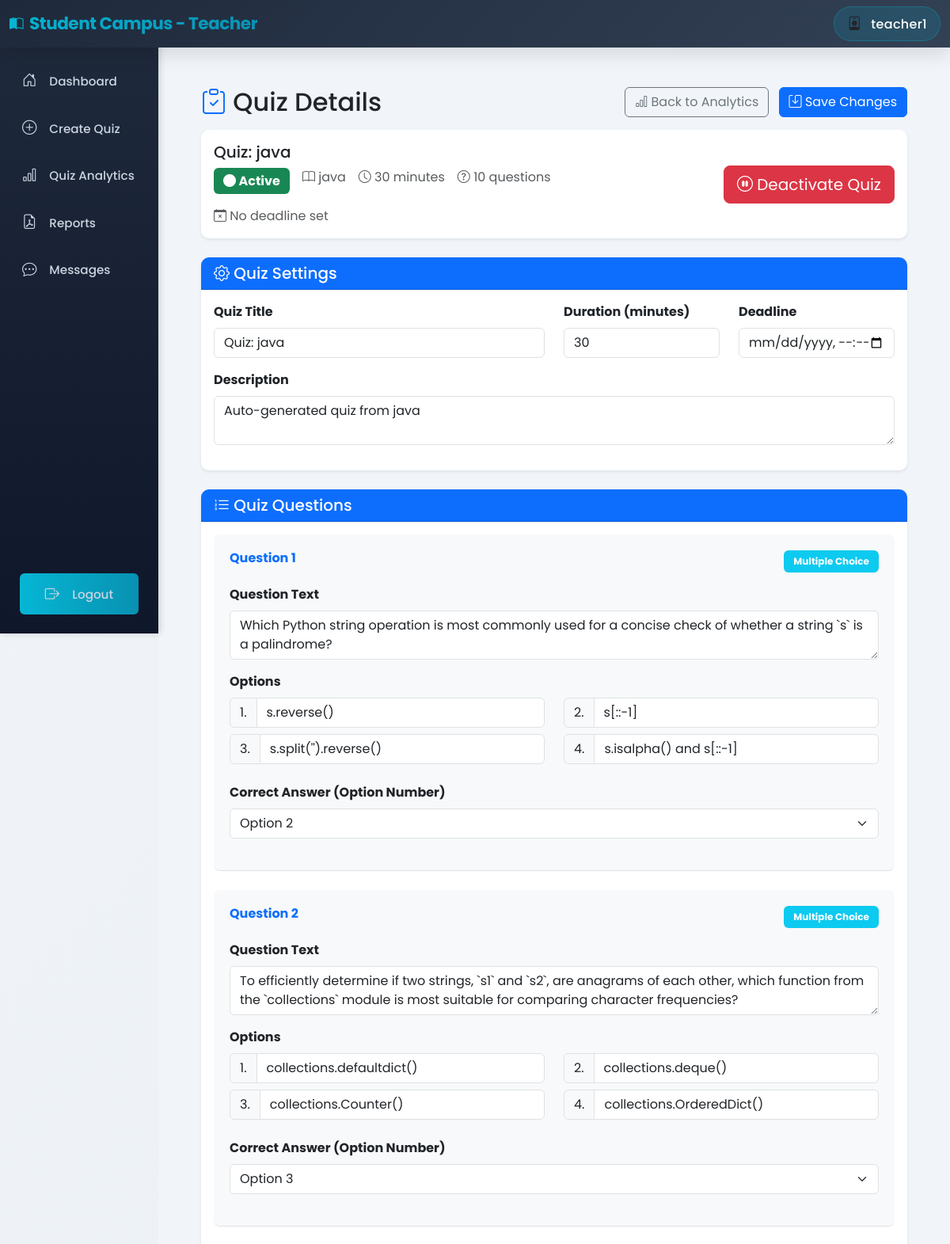
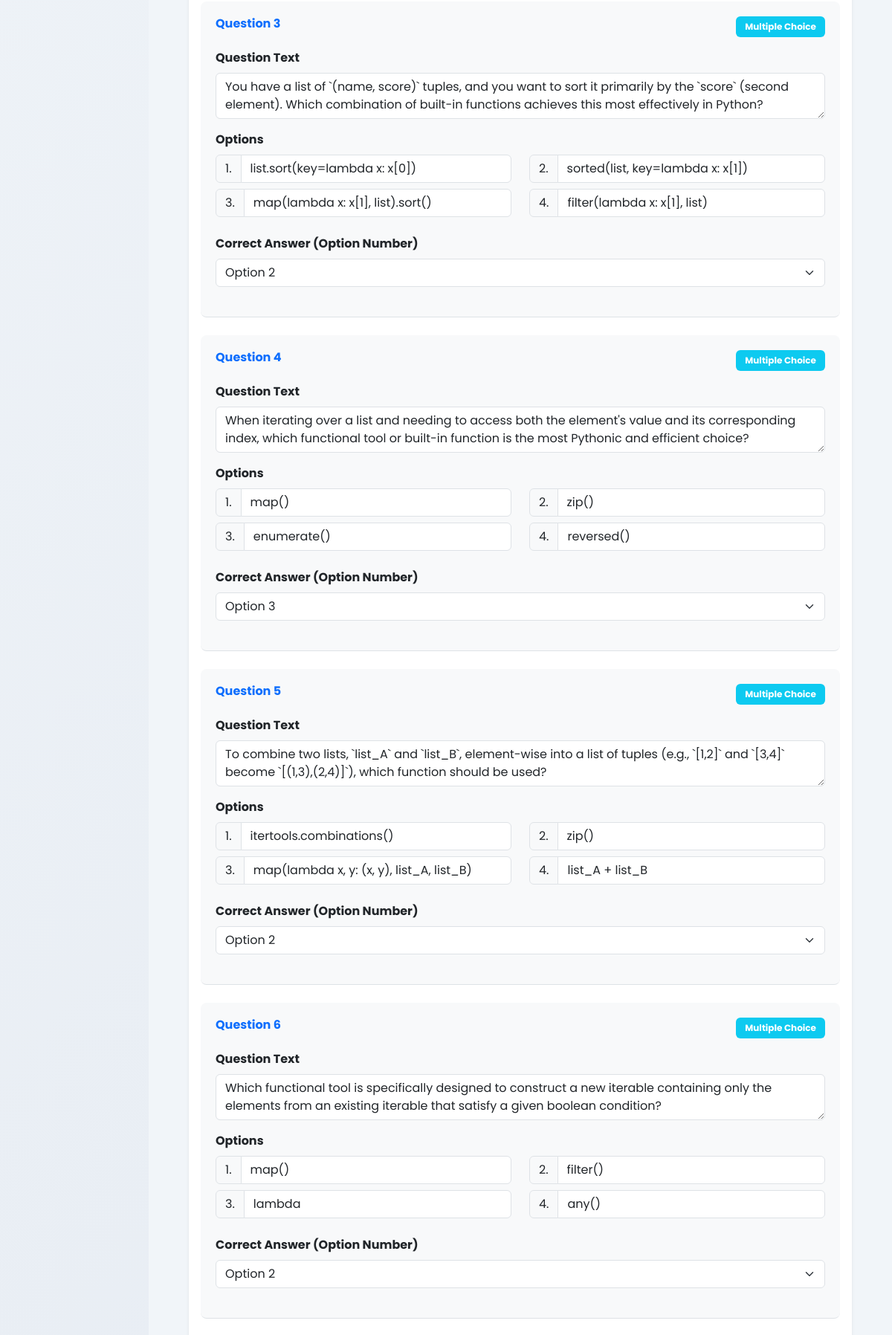
The page /teacher/quiz/2/ (signed in, upper part) on the database its author committed (2 pictures, top to bottom).
### authentication/models.py (models this page shows, shortened)
class User(AbstractUser):
    ROLE_CHOICES = (
        ('student', 'Student'),
        ('teacher', 'Teacher'),
    )
    role = models.CharField(max_length=10, choices=ROLE_CHOICES, default='student')
    def is_teacher(self):
        return self.role == 'teacher'

### teachers/models.py (models this page shows, shortened)
class Quiz(models.Model):
    title = models.CharField(max_length=200)
    subject = models.ForeignKey(Subject, on_delete=models.CASCADE, related_name='quizzes')
    pdf_note = models.ForeignKey(PDFNote, on_delete=models.CASCADE, related_name='quizzes', null=True)
    description = models.TextField(blank=True)
    duration = models.IntegerField(help_text="Duration in minutes", default=30)
    num_questions = models.IntegerField(default=10)
    topics = models.TextField(blank=True, help_text="Comma-separated topics (optional)")
    difficulty = models.CharField(max_length=20, choices=[('easy', 'Easy'), ('medium', 'Medium'), ('hard', 'Hard')], default='medium')
    created_by = models.ForeignKey(User, on_delete=models.CASCADE, related_name='created_quizzes')
    created_at = models.DateTimeField(auto_now_add=True)
    deadline = models.DateTimeField(null=True, blank=True, help_text="Quiz deadline")
    is_active = models.BooleanField(default=True)
    class Meta:
        ordering = ['-created_at']
        verbose_name_plural = "Quizzes"

class Subject(models.Model):
    name = models.CharField(max_length=200)
    description = models.TextField(blank=True)
    teacher = models.ForeignKey(User, on_delete=models.CASCADE, related_name='subjects')
    created_at = models.DateTimeField(auto_now_add=True)
    class Meta:
        ordering = ['name']

class Question(models.Model):
    QUESTION_TYPES = [
        ('multiple_choice', 'Multiple Choice'),
        ('true_false', 'True/False'),
        ('short_answer', 'Short Answer'),
    ]
    quiz = models.ForeignKey(Quiz, on_delete=models.CASCADE, related_name='questions')
    text = models.TextField()
    question_type = models.CharField(max_length=20, choices=QUESTION_TYPES)
    options = models.JSONField(default=list, blank=True)  # For multiple choice/true-false
    correct_answer = models.TextField()  # Index for MC/TF, text for short answer
    points = models.IntegerField(default=1)
    order = models.IntegerField(default=0)
    class Meta:
        ordering = ['order']

### teachers/views.py (the view, shortened to what this page needs)
# urls.py: path('quiz/<int:quiz_id>/', views.quiz_detail, name='quiz_detail'),
@login_required
def quiz_detail(request, quiz_id):
    if not request.user.is_teacher():
        return HttpResponseForbidden("You don't have permission to access this page.")
    quiz = get_object_or_404(Quiz, id=quiz_id, created_by=request.user)
    questions = quiz.questions.all().order_by('order')
    from .models import QuizAttempt, ProctoringSnapshot
    attempts = QuizAttempt.objects.filter(
        quiz=quiz,
        completed_at__isnull=False
    ).select_related('student').prefetch_related('snapshots').order_by('-completed_at')
    total_violations = 0
    for attempt in attempts:
        attempt.violation_count = attempt.snapshots.count()
        total_violations += attempt.violation_count
        if quiz.questions.count() > 0:
            attempt.percentage = round((attempt.score / quiz.questions.count()) * 100, 2)
        else:
            attempt.percentage = 0
    return render(request, 'teachers/quiz_detail.html', {
        'quiz': quiz,
        'questions': questions,
        'attempts': attempts,
        'total_violations': total_violations
    })

### templates/teachers/quiz_detail.html (shortened to what this page needs)
{% extends 'teachers/base_teacher.html' %}
{% block teacher_content %}
<div class="container-fluid p-4">
    <div class="row mb-4">
        <div class="col-12">
            <div class="d-flex justify-content-between align-items-center mb-3">
                <h2 class="mb-0">
                    <i class="bi bi-clipboard-check text-primary"></i> Quiz Details
                </h2>
                <div>
                    <button type="button" class="btn btn-outline-secondary me-2" onclick="window.location.href='{% url 'quiz_analytics' %}'">
                        <i class="bi bi-bar-chart"></i> Back to Analytics
                    </button>
                    <button type="button" class="btn btn-primary" onclick="document.getElementById('saveBtn').click()">
                        <i class="bi bi-save"></i> Save Changes
                    </button>
                </div>
            </div>
            <div class="card mb-4 shadow-sm">
                <div class="card-body">
                    <div class="row align-items-center">
                        <div class="col-md-8">
                            <h5 class="mb-2">{{ quiz.title }}</h5>
                            <div class="d-flex gap-3 flex-wrap">
                                <span class="badge {% if quiz.is_active %}bg-success{% else %}bg-danger{% endif %} fs-6">
                                    <i class="bi bi-circle-fill"></i> {% if quiz.is_active %}Active{% else %}Inactive{% endif %}
                                </span>
                                <span class="text-muted">
                                    <i class="bi bi-book"></i> {{ quiz.subject.name }}
                                </span>
                                <span class="text-muted">
                                    <i class="bi bi-clock"></i> {{ quiz.duration }} minutes
                                </span>
                                <span class="text-muted">
                                    <i class="bi bi-question-circle"></i> {{ questions.count }} questions
                                </span>
                                {% if quiz.deadline %}
                                <span class="text-muted">
                                    <i class="bi bi-calendar-event"></i> Deadline: {{ quiz.deadline|date:"M d, Y g:i A" }}
                                </span>
                                {% else %}
                                <span class="text-muted">
                                    <i class="bi bi-calendar-x"></i> No deadline set
                                </span>
                                {% endif %}
                            </div>
                        </div>
                        <div class="col-md-4 text-end">
                            <button type="button" class="btn {% if quiz.is_active %}btn-danger{% else %}btn-success{% endif %} btn-lg" id="toggleActiveBtn">
                                <i class="bi {% if quiz.is_active %}bi-pause-circle{% else %}bi-play-circle{% endif %}"></i>
                                {% if quiz.is_active %}Deactivate Quiz{% else %}Activate Quiz{% endif %}
                            </button>
                        </div>
                    </div>
                </div>
            </div>
            <form method="post" id="quizForm">
                <div class="card mb-4 shadow-sm">
                    <div class="card-header bg-primary text-white">
                        <h5 class="mb-0"><i class="bi bi-gear"></i> Quiz Settings</h5>
                    </div>
                    <div class="card-body">
                        <div class="row">
                            <div class="col-md-6 mb-3">
                                <label for="title" class="form-label fw-bold">Quiz Title</label>
                                <input type="text" class="form-control" id="title" name="title" value="{{ quiz.title }}" required>
                            </div>
                            <div class="col-md-3 mb-3">
                                <label for="duration" class="form-label fw-bold">Duration (minutes)</label>
                                <input type="number" class="form-control" id="duration" name="duration" value="{{ quiz.duration }}" min="1" required>
                            </div>
                            <div class="col-md-3 mb-3">
                                <label for="deadline" class="form-label fw-bold">Deadline</label>
                                <input type="datetime-local" class="form-control" id="deadline" name="deadline"
                                    {% if quiz.deadline %}value="{{ quiz.deadline|date:'Y-m-d\TH:i' }}"{% endif %}>
                            </div>
                            <div class="col-12 mb-3">
                                <label for="description" class="form-label fw-bold">Description</label>
                                <textarea class="form-control" id="description" name="description" rows="2">{{ quiz.description }}</textarea>
                            </div>
                        </div>
                    </div>
                </div>
                <div class="card shadow-sm">
                    <div class="card-header bg-primary text-white">
                        <h5 class="mb-0"><i class="bi bi-list-ol"></i> Quiz Questions</h5>
                    </div>
                    <div class="card-body">
                        {% for question in questions %}
                        <div class="question-block mb-4 pb-4 {% if not forloop.last %}border-bottom{% endif %}">
                            <div class="d-flex justify-content-between align-items-start mb-3">
                                <h6 class="text-primary fw-bold">Question {{ forloop.counter }}</h6>
                                <span class="badge bg-info">{{ question.get_question_type_display }}</span>
                            </div>
                            <div class="mb-3">
                                <label for="question_{{ question.id }}" class="form-label fw-bold">Question Text</label>
                                <textarea class="form-control" id="question_{{ question.id }}" name="question_{{ question.id }}"
                                    rows="2" required>{{ question.text }}</textarea>
                            </div>
                            {% if question.question_type == 'multiple_choice' %}
                            <div class="row mb-3">
                                <div class="col-12">
                                    <label class="form-label fw-bold">Options</label>
                                </div>
                                {% for option in question.options %}
                                <div class="col-md-6 mb-2">
                                    <div class="input-group">
                                        <span class="input-group-text">{{ forloop.counter }}.</span>
                                        <input type="text" class="form-control" name="option_{{ question.id }}_{{ forloop.counter0 }}"
                                            value="{{ option }}" required>
                                    </div>
                                </div>
                                {% endfor %}
                            </div>
                            <div class="mb-3">
                                <label for="answer_{{ question.id }}" class="form-label fw-bold">Correct Answer (Option Number)</label>
                                <select class="form-select" id="answer_{{ question.id }}" name="answer_{{ question.id }}" required>
                                    <option value="1" {% if question.correct_answer == '1' %}selected{% endif %}>Option 2</option>
                                    <option value="2" {% if question.correct_answer == '2' %}selected{% endif %}>Option 3</option>
                                </select>
                            </div>
                            {% else %}
                            <div class="mb-3">
                                <label for="answer_{{ question.id }}" class="form-label fw-bold">Correct Answer</label>
                                <input type="text" class="form-control" id="answer_{{ question.id }}" name="answer_{{ question.id }}"
                                    value="{{ question.correct_answer }}" required>
                            </div>
                            {% endif %}
                        </div>
                        {% endfor %}
                    </div>
                </div>
            </form>
        </div>
    </div>
</div>
{% endblock %}

### templates/teachers/base_teacher.html (shortened to what this page needs)
<!DOCTYPE html>
<html lang="en">
<head>
    <link href="https://cdn.jsdelivr.net/npm/bootstrap@5.3.0/dist/css/bootstrap.min.css" rel="stylesheet">
    <link href="https://cdn.jsdelivr.net/npm/bootstrap-icons@1.10.0/font/bootstrap-icons.css" rel="stylesheet">
</head>
<body>
    <div class="position-fixed top-0 end-0 p-3" style="z-index: 11000;">
    </div>
    <nav class="navbar navbar-expand-lg navbar-light bg-light">
        <div class="container-fluid">
            <a class="navbar-brand fw-bold" href="{% url 'teacher_dashboard' %}">
                <i class="bi bi-book-half me-2"></i>Student Campus - Teacher
            </a>
            <div class="ms-auto d-flex align-items-center gap-3">
                <div class="user-info">
                    <i class="bi bi-person-badge me-2"></i>
                    <span>{{ user.username }}</span>
                </div>
            </div>
        </div>
    </nav>
    <div class="container-fluid">
        <div class="row">
            <div class="col-md-2 p-0">
                <div class="sidebar">
                    <nav class="nav flex-column">
                        <a class="nav-link {% if request.resolver_match.url_name == 'teacher_dashboard' %}active{% endif %}" href="{% url 'teacher_dashboard' %}">
                            <i class="bi bi-house-door"></i> Dashboard
                        </a>
                        <a class="nav-link {% if request.resolver_match.url_name == 'create_quiz' or request.resolver_match.url_name == 'generate_quiz' %}active{% endif %}" href="{% url 'create_quiz' %}">
                            <i class="bi bi-plus-circle"></i> Create Quiz
                        </a>
                        <a class="nav-link {% if request.resolver_match.url_name == 'quiz_analytics' %}active{% endif %}" href="{% url 'quiz_analytics' %}">
                            <i class="bi bi-bar-chart"></i> Quiz Analytics
                        </a>
                        <a class="nav-link {% if request.resolver_match.url_name == 'quiz_reports' %}active{% endif %}" href="{% url 'quiz_reports' %}">
                            <i class="bi bi-file-earmark-pdf"></i> Reports
                        </a>
                        <a class="nav-link {% if request.resolver_match.url_name == 'teacher_chat' or request.resolver_match.url_name == 'teacher_chat_with' %}active{% endif %}" href="{% url 'teacher_chat' %}">
                            <i class="bi bi-chat-dots"></i> Messages
                        </a>
                        <a class="nav-link logout-btn" href="{% url 'logout' %}">
                            <i class="bi bi-box-arrow-right"></i> Logout
                        </a>
                    </nav>
                </div>
            </div>
            <div class="col-md-10 p-0">
                <div class="main-content">
                    {% block teacher_content %}
                    {% endblock %}
                </div>
            </div>
        </div>
    </div>
</body>
</html>

### rows shown on the page
User: username "teacher1"
Quiz: title "Quiz: java", subject.name "java", duration "30", description "Auto-generated quiz from java"
Question: question_type "Multiple Choice", id "Which Python string operation is most commonly used for a concise check of whether a string `s` is a palindrome?", options "s.reverse()" "s[::-1]" "s.split('').reverse()" "s.isalpha() and s[::-1]", correct_answer+id "Option 2"
Question: question_type "Multiple Choice", id "To efficiently determine if two strings, `s1` and `s2`, are anagrams of each other, which function from the `collections` module is most suitable for comparing character frequencies?", options "collections.defaultdict()" "collections.deque()" "collections.Counter()" "collections.OrderedDict()", correct_answer+id "Option 3"
Question: question_type "Multiple Choice", id "You have a list of `(name, score)` tuples, and you want to sort it primarily by the `score` (second element). Which combination of built-in functions achieves this most effectively in Python?", options "list.sort(key=lambda x: x[0])" "sorted(list, key=lambda x: x[1])" "map(lambda x: x[1], list).sort()" "filter(lambda x: x[1], list)", correct_answer+id "Option 2"
Question: question_type "Multiple Choice", id "When iterating over a list and needing to access both the element's value and its corresponding index, which functional tool or built-in function is the most Pythonic and efficient choice?", options "map()" "zip()" "enumerate()" "reversed()", correct_answer+id "Option 3"
Question: question_type "Multiple Choice", id "To combine two lists, `list_A` and `list_B`, element-wise into a list of tuples (e.g., `[1,2]` and `[3,4]` become `[(1,3),(2,4)]`), which function should be used?", options "itertools.combinations()" "zip()" "map(lambda x, y: (x, y), list_A, list_B)" "list_A + list_B", correct_answer+id "Option 2"
Question: question_type "Multiple Choice", id "Which functional tool is specifically designed to construct a new iterable containing only the elements from an existing iterable that satisfy a given boolean condition?", options "map()" "filter()" "lambda" "any()", correct_answer+id "Option 2"

### other values the page prints
{{ questions.count }} "10"
